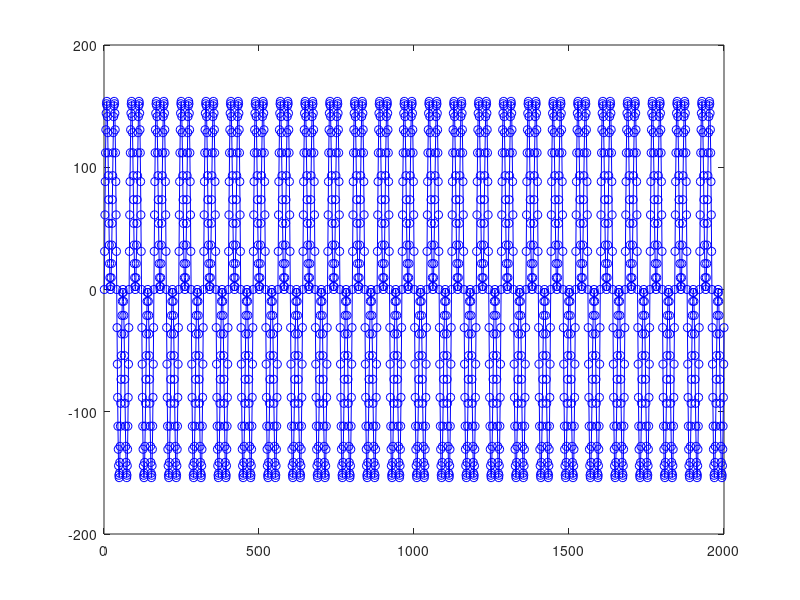
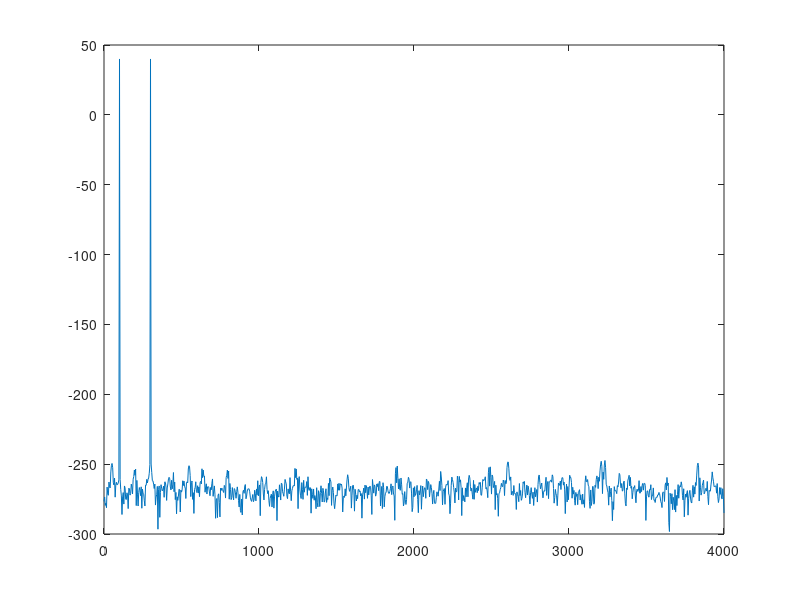

The MATLAB source for these figures, in order:
# Exercise 4
# Review the fft() function documentation for the simulation environment to obtain the frequency spectra of the signals from points 1 and 2.
# Plot each frequency spectrum.

signal_freq=100; # Frecuency of the signal. 100 cycles per second
signal_amp=100; # Amplitud signal. [-100,100]
sampling_freq=8000; # 8000 samples per second
sample_number = 2000; # Quantity of samples to be generated

# Generates the sinusoidal signal sample by sample
# x[n] = A * sin(2*pi * f/fs * n)
for i=1:sample_number 
 signal(i) = (signal_amp*sin(2*pi*(i-1)*signal_freq/sampling_freq));
end

# Copied to use it later in other calculus
signal1 = signal;

# Make signal 2 to be additioned with signal 1
signal_freq=300; # Different frecuency that signal 1
signal_amp=100; # Same Amplitud that signal 1
sampling_freq=8000; # Same that signal 1
sample_number = 2000; # Same that signal 1
for i=1:sample_number
 signal(i) = (signal_amp*sin(2*pi*(i-1)*signal_freq/sampling_freq));
end

# Graph signal
# Graphs signal using index of sample as x axis
# x axis: 1,2,3,...,200
# y axis: signal amplitud
plot(signal);

# Graphs same signal but with circular shape in every sample in color blue aligned with '-'
plot(signal, 'o-b');

# Copied actual signal to signal2 to addition it with signal 1 
signal2 = signal;

# Sum signal 1 with signal 2
signal3 = signal1 + signal2;

# Graph additioned signal 3
plot(signal3, 'o-b');


# Uses signal3 of previous exercise
X=signal3;
L=length(X); % Signal Lenght. Quantity of signal samples
T = 1/sampling_freq; % Samples Period. Time interval between samples
t = (0:L-1)*T; % Creates a time vector for every sample. You need it to graph signal in the domain of time
Y = fft(X); % Transform signal time to frecuency. Y = complex number vector. Every element represents amplitud and phase of a frecuency present in signal
P2 = abs(Y/L); # Normalized magnitud of every frecuency component
P1 = P2(1:L/2+1); # FFT signal is simetric. You only need positive half of spectrum
# Multiplies by 2 all of the amplitud minus the first and the last one, because energy divides into half positive and half negative
P1(2:end-1) = 2*P1(2:end-1); # This ensures that magnitud represents correctly the amplitud of the original signal
# (0:(L/2)) generates indexs of half positive of spectrum
f = sampling_freq*(0:(L/2))/L; % Contains correspondient frecuencies of every P1 value

# Shows spectrum frecuency with real amplitud
figure;
plot(f,P1) % grafica la se#al en el dominio de la frecuencia.
title('Amplitud en el dominio de la frecuencia')
xlabel('f (Hz)')
ylabel('|P1(f)|')

# Converts magnitud to dB
# This is useful to see signals with differences of high amplitud. Logaritmic scale represents better little components
plot(f,20*log10(P1)) % grafica con salida en dBs.
